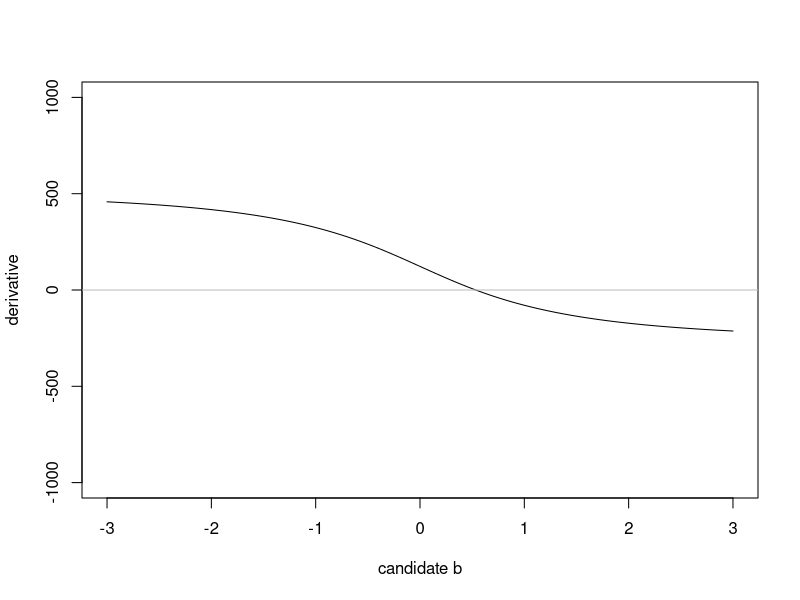

Source code (R):
b<- .5
x<-rnorm(1000)
p<-exp(b*x)/(1+exp(b*x))
y<-rbinom(length(x),1,p)
f<-function(b,x,y) {
    p<-exp(b*x)/(1+exp(b*x))
    sum((y-p)*x)
}
bs<-seq(-3,3,length.out=100)
z<-numeric()
for (i in 1:length(bs)) z[i]<-f(bs[i],x=x,y=y)
plot(bs,z,xlab='candidate b',ylab='derivative',type='l',ylim=c(-1000,1000)); abline(h=0,col='gray')

